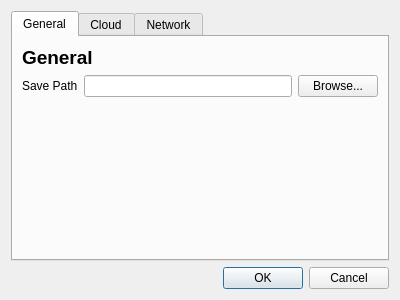
<?xml version="1.0" encoding="UTF-8"?>
<ui version="4.0">
 <class>SettingsDialog</class>
 <widget class="QDialog" name="SettingsDialog">
  <property name="geometry">
   <rect>
    <x>0</x>
    <y>0</y>
    <width>400</width>
    <height>300</height>
   </rect>
  </property>
  <property name="windowTitle">
   <string>Dialog</string>
  </property>
  <layout class="QVBoxLayout" name="verticalLayout">
   <item>
    <widget class="QTabWidget" name="tabWidget">
     <property name="tabPosition">
      <enum>QTabWidget::North</enum>
     </property>
     <property name="tabShape">
      <enum>QTabWidget::Rounded</enum>
     </property>
     <property name="currentIndex">
      <number>0</number>
     </property>
     <property name="elideMode">
      <enum>Qt::ElideNone</enum>
     </property>
     <property name="documentMode">
      <bool>false</bool>
     </property>
     <property name="tabBarAutoHide">
      <bool>false</bool>
     </property>
     <widget class="QWidget" name="tabGeneral">
      <attribute name="title">
       <string>General</string>
      </attribute>
      <layout class="QGridLayout" name="gridLayout">
       <item row="1" column="0">
        <widget class="QLabel" name="label_6">
         <property name="text">
          <string>Save Path</string>
         </property>
        </widget>
       </item>
       <item row="3" column="0">
        <spacer name="verticalSpacer">
         <property name="orientation">
          <enum>Qt::Vertical</enum>
         </property>
         <property name="sizeHint" stdset="0">
          <size>
           <width>20</width>
           <height>40</height>
          </size>
         </property>
        </spacer>
       </item>
       <item row="0" column="0" colspan="3">
        <widget class="QLabel" name="label_5">
         <property name="text">
          <string>&lt;html&gt;&lt;head/&gt;&lt;body&gt;&lt;p&gt;&lt;span style=&quot; font-size:14pt; font-weight:600;&quot;&gt;General&lt;/span&gt;&lt;/p&gt;&lt;/body&gt;&lt;/html&gt;</string>
         </property>
        </widget>
       </item>
       <item row="1" column="1">
        <widget class="QLineEdit" name="edtSavePath"/>
       </item>
       <item row="1" column="2">
        <widget class="QPushButton" name="btnBrowse">
         <property name="text">
          <string>Browse...</string>
         </property>
        </widget>
       </item>
       <item row="2" column="2">
        <widget class="QLabel" name="lblPathError">
         <property name="text">
          <string/>
         </property>
        </widget>
       </item>
      </layout>
     </widget>
     <widget class="QWidget" name="tabCloudSync">
      <attribute name="title">
       <string>Cloud</string>
      </attribute>
      <layout class="QFormLayout" name="formLayout_2">
       <item row="0" column="0" colspan="2">
        <widget class="QLabel" name="label_2">
         <property name="text">
          <string>&lt;html&gt;&lt;head/&gt;&lt;body&gt;&lt;p&gt;&lt;span style=&quot; font-size:14pt; font-weight:600;&quot;&gt;Cloud Sync&lt;/span&gt;&lt;/p&gt;&lt;/body&gt;&lt;/html&gt;</string>
         </property>
        </widget>
       </item>
       <item row="1" column="0">
        <widget class="QLabel" name="label">
         <property name="text">
          <string>Address</string>
         </property>
        </widget>
       </item>
       <item row="1" column="1">
        <widget class="QLineEdit" name="edtAddress"/>
       </item>
      </layout>
     </widget>
     <widget class="QWidget" name="tabNetwork">
      <attribute name="title">
       <string>Network</string>
      </attribute>
      <layout class="QFormLayout" name="formLayout">
       <item row="0" column="0">
        <widget class="QLabel" name="label_3">
         <property name="text">
          <string>&lt;html&gt;&lt;head/&gt;&lt;body&gt;&lt;p&gt;&lt;span style=&quot; font-size:14pt; font-weight:600;&quot;&gt;Network&lt;/span&gt;&lt;/p&gt;&lt;/body&gt;&lt;/html&gt;</string>
         </property>
        </widget>
       </item>
       <item row="1" column="0">
        <widget class="QLabel" name="label_4">
         <property name="text">
          <string>Client Name</string>
         </property>
        </widget>
       </item>
       <item row="1" column="1">
        <widget class="QLineEdit" name="edtClientName"/>
       </item>
      </layout>
     </widget>
    </widget>
   </item>
   <item>
    <widget class="QDialogButtonBox" name="buttonBox">
     <property name="orientation">
      <enum>Qt::Horizontal</enum>
     </property>
     <property name="standardButtons">
      <set>QDialogButtonBox::Cancel|QDialogButtonBox::Ok</set>
     </property>
    </widget>
   </item>
  </layout>
 </widget>
 <resources/>
 <connections>
  <connection>
   <sender>buttonBox</sender>
   <signal>accepted()</signal>
   <receiver>SettingsDialog</receiver>
   <slot>accept()</slot>
   <hints>
    <hint type="sourcelabel">
     <x>248</x>
     <y>254</y>
    </hint>
    <hint type="destinationlabel">
     <x>157</x>
     <y>274</y>
    </hint>
   </hints>
  </connection>
  <connection>
   <sender>buttonBox</sender>
   <signal>rejected()</signal>
   <receiver>SettingsDialog</receiver>
   <slot>reject()</slot>
   <hints>
    <hint type="sourcelabel">
     <x>316</x>
     <y>260</y>
    </hint>
    <hint type="destinationlabel">
     <x>286</x>
     <y>274</y>
    </hint>
   </hints>
  </connection>
 </connections>
</ui>
